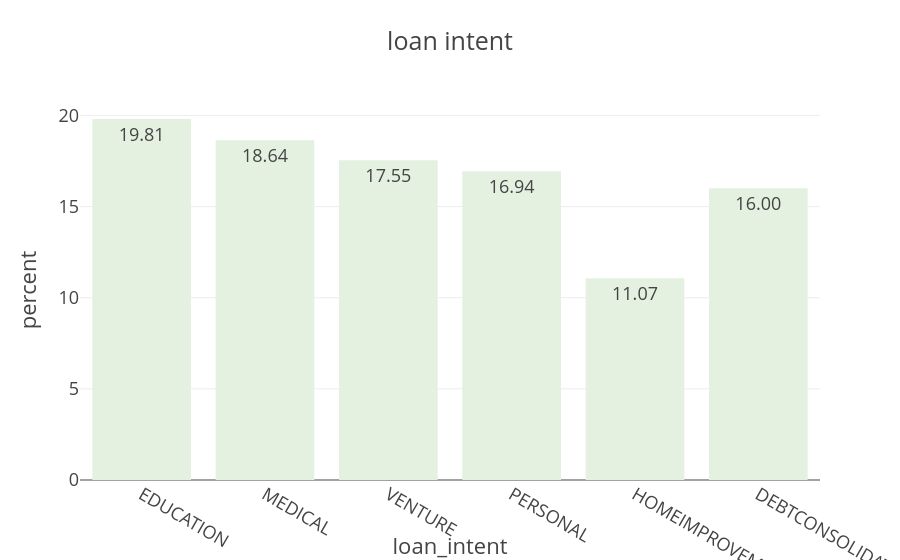

This figure's notebook cell:
### Markdown cell above
## Loan Intent

### Code cell
fig=px.histogram(df, x = 'loan_intent',histnorm = 'percent', text_auto = '.2f',template = 'presentation', title = 'loan intent',color_discrete_sequence=px.colors.sequential.Mint)
fig.update_layout()
fig.show()

### Figure 1 — Plotly figure (JSON) as saved in the notebook; plotly's stock layout.template omitted (floating-point values rounded to 4 significant figures; data arrays with more than 128 entries replaced by an {"elided": "..."} marker saying what was removed)
{"data": [{"alignmentgroup": "True", "bingroup": "x", "histnorm": "percent", "hovertemplate": "loan_intent=%{x}<br>percent=%{y}<extra></extra>", "legendgroup": "", "marker": {"color": "rgb(228, 241, 225)", "pattern": {"shape": ""}}, "name": "", "offsetgroup": "", "orientation": "v", "showlegend": false, "texttemplate": "%{value:.2f}", "type": "histogram", "x": {"elided": "32572 str values"}, "xaxis": "x", "yaxis": "y"}], "layout": {"barmode": "relative", "legend": {"tracegroupgap": 0}, "title": {"text": "loan intent"}, "xaxis": {"anchor": "y", "domain": [0, 1], "title": {"text": "loan_intent"}}, "yaxis": {"anchor": "x", "domain": [0, 1], "title": {"text": "percent"}}}}
